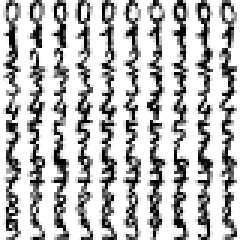
#> input picture resources/digits.png, 80 x 80 px (shown 3 times larger)
$ jupyter execute --allow-errors '2 - Homework.ipynb'
#> lines starting #> are read from the running program, lines starting #| are printed output that depends on the picture
# Exercise

[cell 1]
import numpy as np
from numpy import genfromtxt

# #1

<code>baseball = genfromtxt('resources/baseball.csv', delimiter=',',
                      encoding="utf-8", dtype=None)
print("Fields: ", baseball[0])
print("First name: ", baseball[1][0])
print("First name: ", baseball[1][0], " has a weight of",
      baseball[1][4]) </code>

- find out all unique team
- find out all unique position
- average height by team and position (sorted descending)

# #2

<code> fifa = genfromtxt('resources/fifa.csv', delimiter=',',
                      encoding="utf-8", dtype=None)
print("Fields: ", fifa[0]) </code>

we are scouts who want strikers/forward (A) with left foot, with height
more than 190, with shooting over 75.  Basically, he should be able
to both shoot and head!

# #3

Create a function that compute moving average using a sliding
window over a list.  You may want to perform a bit of research what is moving average

For example, <code>moving_average([1,2,5,10], n=2)</code> should produce

        [1.5 3.5 7.5]

# #4

<code>#Read a digits image and split it up in different training examples
import cv2
import matplotlib.pyplot as plt
img = cv2.imread('resources/digits.png', 0)
plt.imshow(img)
print(img.shape)</code>

- first, our img is a numpy array, attempt to break into 100 letters

- commonly, we break our dataset to training and testing set.  If our dataset is small, then probably testing should be around 30% then the rest is training set.  When our dataset is really big, 5% for testing set suffice.  Here our dataset is quite small, so attempt to break into 30% testing set, and 70% training set. Result should be X_train, X_test, y_train, y_test.  Code from scratch!

# #5

Create a set of 100 points that follow the function

$$f(x) = 0.5x + 1$$

- first, add gaussian white noise to the result using np.random.normal
- second, use polyfit to fit the results in a line and plot them using
  <code>
import matplotlib.pyplot as plt
plt.plot(X, y, 'b.')  #blue dots
plt.plot(X, coeff[1] + coeff[0]*X, 'r')  #overlay the line</code>
- third, perform linear regression with ordinary least squares using the closed-form expression matrix formula $$\mathbf{w} = (\mathbf{X}^{\rm T}\mathbf{X})^{-1} \mathbf{X}^{\rm T}\mathbf{y}$$  See whether we can get back the coefficients 1 and 0.5.  FYI: To invert a matrix, use <code>np.linalg.inv</code>

# #6

<code>iris = genfromtxt('resources/iris.csv', delimiter=',',
                      encoding="utf-8", dtype=None)
iris_without_headers = np.array(iris[1:])
species = iris_without_headers[:, 5]
sepal_length = iris_without_headers[:, 1].astype(float)
petal_length = iris_without_headers[:, 3].astype(float)
print("Fields: ", iris[0]) </code>

- calculate how many samples of data we have
- get all unique species
- compute the mean and std of sepal length of each species
- retrieve data with sepal length less than 5, and petal length greater than 1.5
- Check if any missing values in the whole data
- find correlation between sepal and petal length
- let's perform logistic regression.  For fun, implement from scratch!(Do not use scikit learn!).  Define X as sepal length and Y as 0, 1

# #7

Implement a simple perceptron using Numpy on the given file and output the trained weights, attempt to measure the accuracy of this trained weights.  Use a simple stochastic gradient descent method in which the model make prediction at each training instance where error is calculated.  Then the model is updated in order to reduce the error for the next prediction.  This procedure can be used fo find the set of weights in a model that result in the smallest error.  The formula is as follows:

<code>w = w + learning_rate * (expected - predicted) * x #for x
w = w + learning_rate * (expected - predicted) #for bias</code>

Here is the initial code:

<code>data = np.genfromtxt('resources/perceptron.csv', delimiter=',', skip_header=1)
X = data[:, :-1]
y = data[:, -1]
cond0 = y==0
cond1 = y==1
plt.plot(X[:,0][cond0], X[:,1][cond0], 'o', mec='r', mfc='none')
plt.plot(X[:,0][cond1], X[:,1][cond1], 'o', mec='g', mfc='none')</code>

# Solution

# #1

#> (a cell that did not finish here is left out)

# #2

#> (a cell that did not finish here is left out)

# #3

[cell 4]
data = [1, 2, 5, 10]

def moving_average(a, n=3) :
    ret = np.cumsum(a, dtype=float)
    #we modify [n:] so that it only contains first previous n values accumulation
    ret[n:] = ret[n:] - ret[:-n]
    #we ignore n-1 value since they cannot calculate moving average
    return ret[n - 1:] / n

print(moving_average([1,2,5,10], n=2))

#we can also use numpy.convolve
def moving_average_convolve(data, n=3):
    weights = np.ones(n) / n
    #mode='valid' make sure our value lies where signal overlap completely
    #Basically, mode ‘valid’ returns output of length max(len(weights), len(data)) - min(len(weights), len(data)) + 1
    #4-2+1 = 3, thus the resulting list is of length 3
    return np.convolve(data, weights, mode='valid')

print(moving_average_convolve(data, n=2))

#convolve basically do this:
'''
 [1,   2,   5,  10]
 [0.5, 0.5]            #(actually need to reverse this, but reverse of it look the same) #without reverse, we call correlation
  -->  1*0.5 + 2*0.5 = 1.5

 [1,   2,   5,  10]
     [0.5, 0.5]            #(actually need to reverse this, but reverse of it look the same) #without reverse, we call correlation
  2*0.5 + 5*0.5 = 3.5

  [1,   2,   5,  10]
           [0.5, 0.5]            #(actually need to reverse this, but reverse of it look the same) #without reverse, we call correlation
  5*0.5 + 10*0.5 = 7.5

Explanation:
The running mean is a case of the mathematical operation of convolution.
For the running mean, you slide a window along the input and compute the mean of the window's contents.
For discrete 1D signals, convolution is the same thing, except instead of the mean you compute an arbitrary
linear combination, i.e. multiply each element by a corresponding coefficient and add up the results.
Those coefficients, one for each position in the window, are sometimes called the convolution kernel. \
Now, the arithmetic mean of N values is (x_1 + x_2 + ... + x_N) / N, so the corresponding kernel
is (1/N, 1/N, ..., 1/N), and that's exactly what we get by using np.ones((N,))/N.

Convolution is very very essential in many areas, such as fourier transform for eeg signals or image filtering
In fourier transform, you can think of first vector as composed signal, and second vector
is a sinusoidal curve function of a particular frequency, by convoluting them together,
you can get the signal with only that particular frequency.  Think of music, by convoluting
it with frequency 1-10Hz, you get only the sound with 1-10hz (just like what you do in a video-editing progrma)
'''

# #4

[cell 5]
#Read a digits image and split it up in different training examples
import cv2
import matplotlib.pyplot as plt

#0 means gray scale
img = cv2.imread('resources/digits.png', 0)
#> img is the input picture: shape (80, 80); min 0, max 255, mean 184.5
plt.imshow(img)

print(img.shape)
#| (80, 80)

#img is a numpy array, attempt to break into 100 letters

X = []
#8 pixels for each letter since  80 pixels /10 letters = 8
for i in range(0, img.shape[0], 8):
    for j in range(0, img.shape[1], 8):
        X.append(img[i:i+8, j:j+8])
#> after the loop, X = 100 items

X = np.array(X)

#view the first 0
plt.imshow(X[0])

#view the last 9 of the last column
#plt.imshow(data[99])

#commonly, we break our dataset to training and testing set
#if our dataset is small, then probably testing should be around 30% then the rest is training set
#if our dataset is really big, 5% for testing set suffice
#here our dataset is quite small, so attempt to break into 30% testing set, and 70%training set
#result should be X_train, X_test, y_train, y_test
#Code from scratch!

y = np.zeros(X.shape[0])
#> y = 100 values from 0 to 0
for idx, i in enumerate(range(10, y.shape[0], 10)):
    y[i:i+10] = idx + 1
#> after the loop, y = 100 values from 0 to 9

def test_train_split(X, y, size=0.3):
    #do some shuffling
#> called with X = array of shape (100, 8, 8), y = array of shape (100,), size = 0.3
    assert len(X) == len(y)
    shuffle_X = np.empty(X.shape, dtype=X.dtype)
    shuffle_y = np.empty(y.shape, dtype=y.dtype)
#> shuffle_y = 100 values from 0 to 9
    permutation = np.random.permutation(len(X))
#> permutation = 100 values, max 99 at index 27, min 0 at index 52, mean 49.5
    for old_idx, new_idx in enumerate(permutation):
        shuffle_X[new_idx] = X[old_idx]
        shuffle_y[new_idx] = y[old_idx]
#> this loop made 100 passes
#> new_idx on passes 1 to 12: 26, 86, 2, 55, 75, 93, 16, 73, 54, 95, 53, 92
#> after the loop, shuffle_y = 100 values, max 9 at index 9, min 0 at index 2, mean 4.5

    #get split index and slice
    idx = int(X.shape[0] * size)
#> idx = 30
    X_train, X_test = shuffle_X[:idx], shuffle_X[idx:]
    y_train, y_test = shuffle_y[:idx], shuffle_y[idx:]
#> y_train = 30 values, max 9 at index 9, min 0 at index 2, mean 4.07; y_test = 70 values, max 9 at index 6, min 0 at index 24, mean 4.69
    return X_train, X_test, y_train, y_test

X_train, X_test, y_train, y_test = test_train_split(X, y, size=0.3)
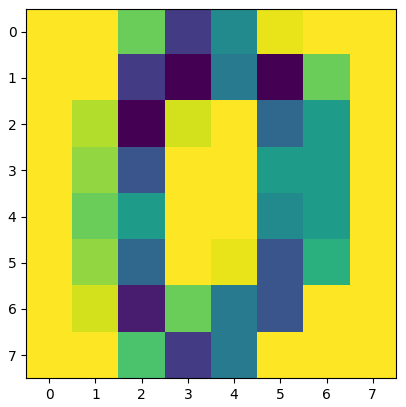
#> figure drawn by matplotlib, 1 panel

# #5

[cell 6]
# Create a set of 100 points that follow the function
#                      f(x) = 0.5x + 1

import matplotlib.pyplot as plt
import numpy as np

X = np.linspace(1, 10, 1000)

#then add gaussian white noise to the result using np.random.normal
def f(X):
    return 0.5*X + 1 + np.random.normal(size=X.shape[0])

y = f(X)

#use polyfit fo fit the results in a line and plot them
coeff = np.polyfit(X, y, 1)  #1 for linear reg
plt.plot(X, y, 'b.')  #blue dots
plt.plot(X, coeff[1] + coeff[0]*X, 'r')  #overlay the line

#for the sake of practice
#let's perform linear regression with ordinary least squares using
#the closed-form expression matrix formula.  See whether we
#can get back the coefficients 1 and 0.5
#FYI: To invert a matrix, use np.linalg.inv
#for the marix formula, it's (X.T dot X)^-1 dot X.T dot Y
#or see https://en.wikipedia.org/wiki/Linear_regression
def linear_reg(X, y):
    return np.linalg.inv(X.T.dot(X)).dot(X.T).dot(y)

#make X in the form of (samples, features)
X = X[:, np.newaxis]

#add intercept to X
intercept = np.ones((X.shape[0], 1))
X = np.concatenate((intercept, X), axis=1)

#now our X is in the form, so that it can be multiplied with weights
#[ 1  x1
#  1  x2
#  1  x3
#  1  x4
# .
# .       ] *  [WeightforB0,
#                WeightforB1]

#if you do not understand this part, see
##https://en.wikipedia.org/wiki/Design_matrix

weights = linear_reg(X, y)
print("Weights: ", weights)  #yay, seems like our 0.9 is close to 1, and 0.515 is close to 0.5
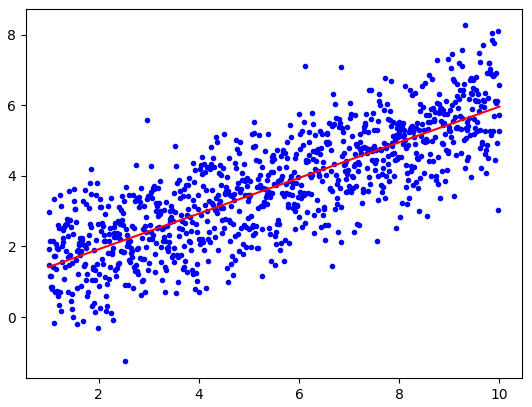
#> figure drawn by matplotlib, 1 panel; curve peaks at x = 9.32, y = 8.26; curve peaks at x = 10, y = 5.96

$ run again, with resources/exercise.png copied over resources/digits.png
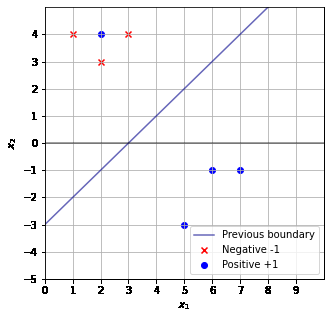
#> input picture resources/exercise.png, 330 x 319 px
#| (319, 330)
#> after the loop `for i in range(0, img.shape[0], 8):`: X = 1680 items
#> `[cell 6] # Create a set of 100 points that follow the function #      ..`:
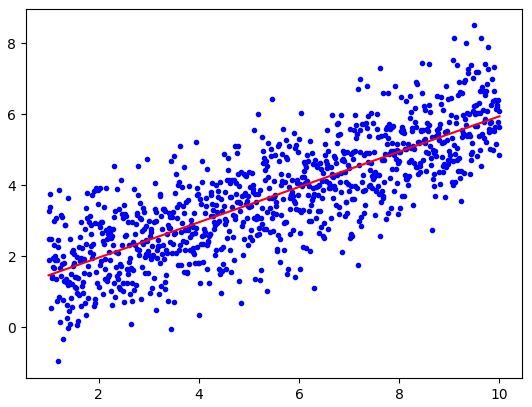
#> figure drawn by matplotlib, 1 panel; curve peaks at x = 9.5, y = 8.51; curve peaks at x = 10, y = 5.95

$ run again, with resources/exercise2.png copied over resources/digits.png
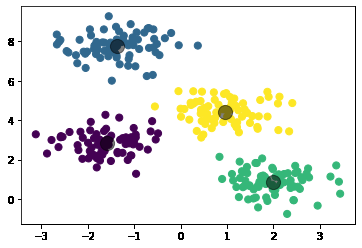
#> input picture resources/exercise2.png, 362 x 248 px
#> `img = cv2.imread('resources/digits.png', 0)`:
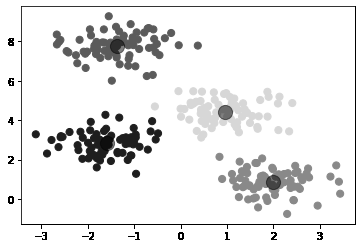
#> img: shape (248, 362); min 0, max 255, mean 234.4
#| (248, 362)
#> after the loop `for i in range(0, img.shape[0], 8):`: X = 1426 items
#> `[cell 6] # Create a set of 100 points that follow the function #      ..`:
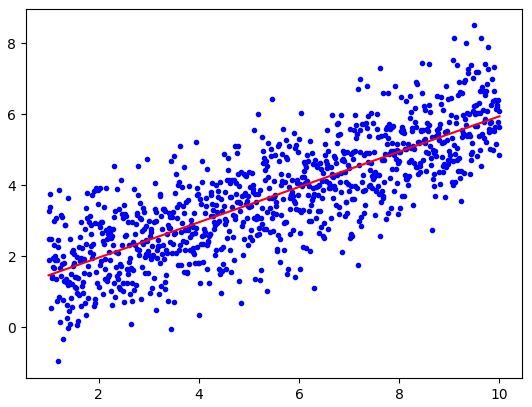
#> figure drawn by matplotlib, 1 panel; curve peaks at x = 9.5, y = 8.51; curve peaks at x = 10, y = 5.95

$ run again, with resources/exercise3.png copied over resources/digits.png
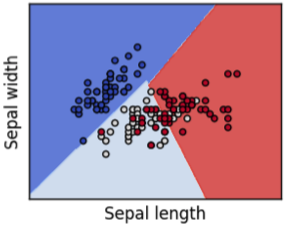
#> input picture resources/exercise3.png, 290 x 227 px
#> `img = cv2.imread('resources/digits.png', 0)`:
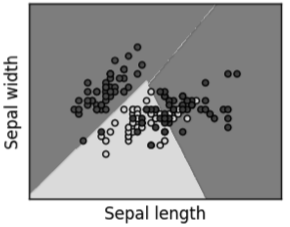
#> img: shape (227, 290); min 3, max 255, mean 158.9
#| (227, 290)
#> after the loop `for i in range(0, img.shape[0], 8):`: X = 1073 items
#> `[cell 6] # Create a set of 100 points that follow the function #      ..`:
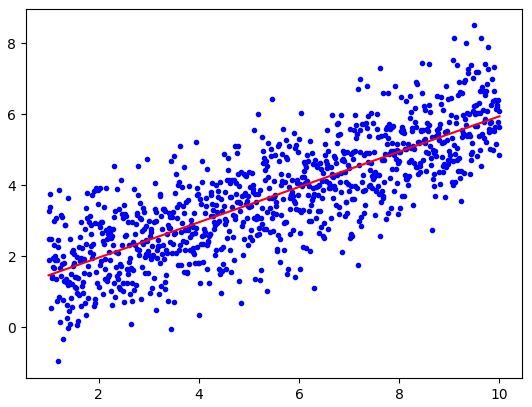
#> figure drawn by matplotlib, 1 panel; curve peaks at x = 9.5, y = 8.51; curve peaks at x = 10, y = 5.95
